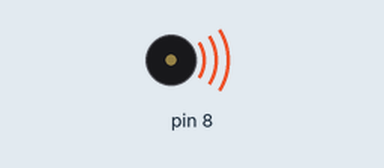
The sketch below on a simulated Arduino Uno, built with avr-gcc and run on an emulated ATmega328P. On the bench: buzzer (waves = sounding).

Above: at 0.1 s.
At 65.1 s:
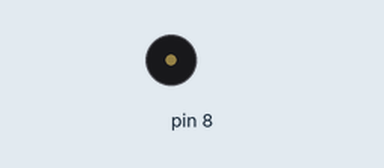
Timing chart, 0 to 66.6 s (numbered marks = the images above):
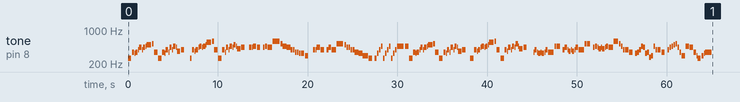

The sketch:

Hino_Brasileiro.ino
```cpp
#include "pitches.h"
#define NO_SOUND 0

// Notas que devem ser tocadas ordenadamente;
int melodia[] = {
  NOTE_C4,
  NOTE_F4,NOTE_E4,NOTE_F4,NOTE_G4,NOTE_A4,NOTE_G4,NOTE_A4,NOTE_AS4,
  NOTE_B4,NOTE_C5,NOTE_F4,NOTE_C4,
  NOTE_F4,NOTE_E4,NOTE_G4,NOTE_F4,NOTE_A4,NOTE_G4,NOTE_AS4,NOTE_A4,
  NOTE_FS4,NOTE_G4,NO_SOUND,NO_SOUND,NOTE_C4,
  NOTE_G4,NOTE_FS4,NOTE_G4,NOTE_A4,NOTE_AS4,NOTE_A4,NOTE_AS4,NOTE_B4,

  NOTE_CS5,NOTE_D5,NOTE_G4,NOTE_C4,
  NOTE_G4,NOTE_F4,NOTE_A4,NOTE_G4,NOTE_AS4,NOTE_A4,NOTE_B4,NOTE_AS4,
  NOTE_GS4,NOTE_A4,NO_SOUND,NOTE_A4,NOTE_A4,
  NOTE_AS4,NOTE_A4,NO_SOUND,NOTE_A4,NOTE_AS4,NOTE_A4,
  NOTE_A4,NOTE_D5,NOTE_C5,NOTE_AS4,
  NOTE_AS4,NOTE_A4,NOTE_A4,NOTE_G4,NOTE_G4,NOTE_F4,NOTE_F4,NOTE_E4,

  NOTE_E4,NOTE_D4,NO_SOUND,NOTE_G4,NOTE_G4,
  NOTE_A4,NOTE_G4,NO_SOUND,NOTE_G4,NOTE_A4,NOTE_G4,
  NOTE_G4,NOTE_C5,NOTE_B4,NOTE_A4,
  NOTE_A4,NOTE_G4,NOTE_G4,NOTE_F4,NOTE_F4,NOTE_E4,NOTE_E4,NOTE_D4,
  NOTE_D4,NOTE_C4,NO_SOUND,NOTE_C4,NOTE_E4,NOTE_G4,
  NOTE_AS4,NOTE_C4,NOTE_E4,NOTE_G4,NOTE_AS4,NOTE_C4,NOTE_E4,NOTE_G4,

  NOTE_AS4,NOTE_AS4,NOTE_C4,
  NOTE_F4,NOTE_E4,NOTE_F4,NOTE_G4,NOTE_A4,NOTE_G4,NOTE_A4,NOTE_AS4,
  NOTE_B4,NOTE_C5,NOTE_F4,NOTE_C4,
  NOTE_F4,NOTE_E4,NOTE_G4,NOTE_F4,NOTE_A4,NOTE_G4,NOTE_AS4,NOTE_A4,
  NOTE_FS4,NOTE_G4,NO_SOUND,NOTE_C4,
  NOTE_G4,NOTE_FS4,NOTE_G4,NOTE_A4,NOTE_AS4,NOTE_A4,NOTE_AS4,NOTE_B4,

  NOTE_CS5,NOTE_D5,NOTE_G4,NOTE_C4,
  NOTE_G4,NOTE_FS4,NOTE_A4,NOTE_G4,NOTE_AS4,NOTE_A4,NOTE_C5,NOTE_AS4,
  NOTE_GS4,NOTE_A4,NO_SOUND,NO_SOUND,NOTE_F4,
  NOTE_G4,NOTE_F4,NOTE_E4,NOTE_F4,NOTE_E4,NOTE_F4,NOTE_G4,NOTE_F4,
  NOTE_F4,NOTE_AS4,NOTE_AS4,NO_SOUND,NOTE_G4,
  NOTE_A4,NOTE_G4,NOTE_FS4,NOTE_G4,NOTE_FS4,NOTE_G4,NOTE_A4,NOTE_G4,//2ºFS4

  NOTE_G4,NOTE_C5,NOTE_C5,NO_SOUND,NOTE_A4,
  NOTE_AS4,NOTE_A4,NOTE_GS4,NOTE_A4,NOTE_GS4,NOTE_A4,NOTE_AS4,NOTE_A4,//2ºGS4
  NOTE_A4,NOTE_D5,NOTE_C5,NOTE_AS4,NOTE_G4,
  NOTE_G4,NOTE_F4,NO_SOUND,NOTE_E4,NOTE_F4,NOTE_G4,
  NOTE_AS4,NOTE_A4,NOTE_E4,NOTE_F4,NOTE_CS4,NOTE_D4,NOTE_AS4,NOTE_G4,
  NOTE_G4,NOTE_F4,NO_SOUND,NOTE_G4,NOTE_A4,NOTE_AS4,

  NOTE_B4,NOTE_C5,NOTE_A4,NOTE_F4,NOTE_D4,NOTE_AS4,
  NOTE_A4,NOTE_F4,NOTE_D4,NOTE_C4,NOTE_D4,NOTE_E4,
  NOTE_F4


};

// Duração das Notas: Colcheia:8; Semínima: 4; Mínima:2; Semibreve:1
int tempoNotas[] = {
  4,
  6,16,6,16,6,16,6,16,
  3,8,4,4,
  6,16,6,16,6,16,6,16,
  4,4,4,16,8,
  6,16,6,16,6,16,6,16,

  3,8,4,4,
  6,16,6,16,6,16,6,16,
  4,4,4,6,16,
  4,4,8,8,6,16,
  4,2,8,8,
  8,8,8,8,8,8,8,8,

  4,4,4,6,16,
  4,4,8,8,6,16,
  4,2,8,8,
  8,8,8,8,8,8,8,8,
  4,4,8,8,8,8,
  8,8,8,8,8,8,8,8,

  2,4,4,
  6,16,6,16,6,16,6,16,
  3,8,4,4,
  6,16,6,16,6,16,6,16,
  4,4,4,4,
  6,16,6,16,6,16,6,16,

  3,8,4,4,
  6,16,6,16,6,16,6,16,
  4,4,4,8,16,
  6,16,6,16,6,16,6,16,
  3,8,4,8,8,
  6,16,6,16,6,16,6,16,

  3,8,4,8,8,
  6,16,6,16,6,16,6,16,
  4,3,8,8,8,
  4,4,8,8,8,8,
  8,8,8,8,8,8,8,8,
  4,4,8,8,8,8,

  8,8,8,8,4,4,
  4,6,16,4,6,16,
  2
};

const int compasso = 1500; // Altera o compasso da música

void setup() {
  for (int Nota = 0; Nota < 230; Nota++) {//o número 80 indica quantas notas tem a nossa matriz.
    int tempo = compasso/tempoNotas[Nota]; //Tempo = compasso dividido pela indicação da matriz tempoNotas.
    tone(8, melodia[Nota],tempo); //Toca a nota indicada pela matriz melodia durante o tempo.
    // Para distinguir as notas adicionamos um tempo entre elas (tempo da nota + 20%).
    delay(tempo*1.2);
  }
}
void loop(){
  //Não é necessária a repetição pois a mesma será feita pelo botão Reset.
}
//Fim de Programa
```

pitches.h
```cpp
/*************************************************
 * Public Constants
 *************************************************/
#define NOTE_B0  31
#define NOTE_C1  33
#define NOTE_CS1 35
#define NOTE_D1  37
#define NOTE_DS1 39
#define NOTE_E1  41
#define NOTE_F1  44
#define NOTE_FS1 46
#define NOTE_G1  49
#define NOTE_GS1 52
#define NOTE_A1  55
#define NOTE_AS1 58
#define NOTE_B1  62
#define NOTE_C2  65
#define NOTE_CS2 69
#define NOTE_D2  73
#define NOTE_DS2 78
#define NOTE_E2  82
#define NOTE_F2  87
#define NOTE_FS2 93
#define NOTE_G2  98
#define NOTE_GS2 104
#define NOTE_A2  110
#define NOTE_AS2 117
#define NOTE_B2  123
#define NOTE_C3  131
#define NOTE_CS3 139
#define NOTE_D3  147
#define NOTE_DS3 156
#define NOTE_E3  165
#define NOTE_F3  175
#define NOTE_FS3 185
#define NOTE_G3  196
#define NOTE_GS3 208
#define NOTE_A3  220
#define NOTE_AS3 233
#define NOTE_B3  247
#define NOTE_C4  262
#define NOTE_CS4 277
#define NOTE_D4  294
#define NOTE_DS4 311
#define NOTE_E4  330
#define NOTE_F4  349
#define NOTE_FS4 370
#define NOTE_G4  392
#define NOTE_GS4 415
#define NOTE_A4  440
#define NOTE_AS4 466
#define NOTE_B4  494
#define NOTE_C5  523
#define NOTE_CS5 554
#define NOTE_D5  587
#define NOTE_DS5 622
#define NOTE_E5  659
#define NOTE_F5  698
#define NOTE_FS5 740
#define NOTE_G5  784
#define NOTE_GS5 831
#define NOTE_A5  880
#define NOTE_AS5 932
#define NOTE_B5  988
#define NOTE_C6  1047
#define NOTE_CS6 1109
#define NOTE_D6  1175
#define NOTE_DS6 1245
#define NOTE_E6  1319
#define NOTE_F6  1397
#define NOTE_FS6 1480
#define NOTE_G6  1568
#define NOTE_GS6 1661
#define NOTE_A6  1760
#define NOTE_AS6 1865
#define NOTE_B6  1976
#define NOTE_C7  2093
#define NOTE_CS7 2217
#define NOTE_D7  2349
#define NOTE_DS7 2489
#define NOTE_E7  2637
#define NOTE_F7  2794
#define NOTE_FS7 2960
#define NOTE_G7  3136
#define NOTE_GS7 3322
#define NOTE_A7  3520
#define NOTE_AS7 3729
#define NOTE_B7  3951
#define NOTE_C8  4186
#define NOTE_CS8 4435
#define NOTE_D8  4699
#define NOTE_DS8 4978
```
